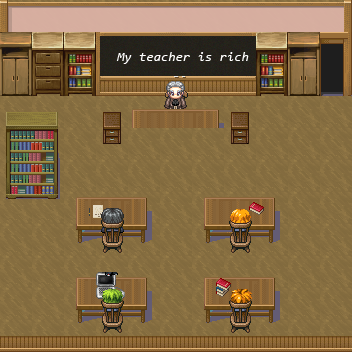

A 2D game scene composited from a Tiled map and its tileset images. What follows is a short description and the map's XML, with each tile layer's data collapsed to a summary:
An orthogonal 22x22 tile map with 16x16 px tiles, 10 tile layers (Suelo, FakeWall, CollisionWalls, CollisionTable, ...), 1 hidden layer not drawn and 3 objects (OpenWeb, StartPlayer, GotoArea).

<map version="1.0" orientation="orthogonal" width="22" height="22" tilewidth="16" tileheight="16">
 <tileset firstgid="1" name="Interior" tilewidth="16" tileheight="16">
  <image source="Interior/Interior.png" width="560" height="816" />
 </tileset>
 <layer name="Suelo" width="22" height="22">
  <data>[484 cells, 484 non-empty, 4 distinct tile ids]</data>
 </layer>
 <layer name="FakeWall" width="22" height="22">
  <data>[484 cells, 12 non-empty, 12 distinct tile ids]</data>
 </layer>
 <layer name="CollisionWalls" width="22" height="22" opacity="0.9">
  <data>[484 cells, 148 non-empty, 100 distinct tile ids]</data>
 </layer>
 <layer name="CollisionTable" width="22" height="22">
  <data>[484 cells, 118 non-empty, 27 distinct tile ids]</data>
 </layer>
 <layer name="Objects" width="22" height="22">
  <data>[484 cells, 16 non-empty, 16 distinct tile ids]</data>
 </layer>
 <layer name="Guys" width="22" height="22">
  <data>[484 cells, 26 non-empty, 26 distinct tile ids]</data>
 </layer>
 <layer name="CollisionChair" width="22" height="22">
  <data>[484 cells, 37 non-empty, 13 distinct tile ids]</data>
 </layer>
 <layer name="Profe" width="22" height="22">
  <data>[484 cells, 6 non-empty, 6 distinct tile ids]</data>
 </layer>
 <layer name="CollisionTable" width="22" height="22">
  <data>[484 cells, 20 non-empty, 16 distinct tile ids]</data>
 </layer>
 <layer name="Textos" width="22" height="22">
  <data>[484 cells, 14 non-empty, 14 distinct tile ids]</data>
 </layer>
 <layer name="TableNoCol" width="22" height="22" visible="0">
  <data>[484 cells, 12 non-empty, 12 distinct tile ids]</data>
 </layer>
 <objectgroup name="Capa de Objetos 1" width="22" height="22">
  <object name="Languages" type="OpenWeb" x="149" y="82" width="53" height="71" />
  <object name="Player" type="StartPlayer" x="289" y="255" width="9" height="22" />
  <object name="Exit" type="GotoArea" x="316" y="40" width="31" height="55" />
 </objectgroup>
</map>
